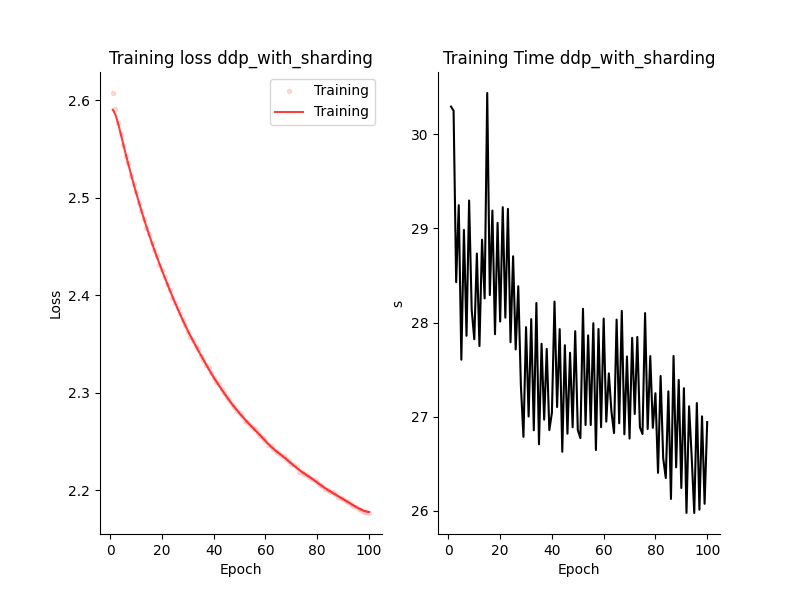

Generate this figure with Python:
import os
from datetime import datetime
import argparse
import torch.multiprocessing as mp
import torchvision
import torchvision.transforms as transforms
import torch
import torch.nn as nn
import torch.distributed as dist
from apex.parallel import DistributedDataParallel as DDP
from apex import amp
from ResNet import Bottleneck, ResNet, ResNet50
from time import time
import numpy as np
import matplotlib.pyplot as plt
from visualizer import *
from fairscale.nn.data_parallel import ShardedDataParallel as ShardedDDP
from fairscale.optim.oss import OSS

def plot(means, stds, labels, fig_name):
    fig, ax = plt.subplots()
    ax.bar(np.arange(len(means)), means, yerr=stds,
           align='center', alpha=0.5, ecolor='red', capsize=10, width=0.6)
    ax.set_ylabel('ResNet50 Execution Time (Second)')
    ax.set_xticks(np.arange(len(means)))
    ax.set_xticklabels(labels)
    ax.yaxis.grid(True)
    plt.tight_layout()
    plt.savefig(fig_name)
    plt.show()


def main():
    parser = argparse.ArgumentParser()
    parser.add_argument('-n', '--nodes', default=1, type=int, metavar='N',
                        help='number of data loading workers (default: 4)')
    parser.add_argument('-g', '--gpus', default=1, type=int,
                        help='number of gpus per node')
    parser.add_argument('-nr', '--nr', default=0, type=int,
                        help='ranking within the nodes')
    parser.add_argument('--epochs', default=2, type=int, metavar='N',
                        help='number of total epochs to run')
    args = parser.parse_args()
    args.world_size = args.gpus * args.nodes
    os.environ['MASTER_ADDR'] = 'localhost'
    os.environ['MASTER_PORT'] = '8888'
    mp.spawn(train, nprocs=args.gpus, args=(args,))


def train(gpu, args):
    rank = args.nr * args.gpus + gpu
    dist.init_process_group(
        backend='nccl',
        init_method='env://',
        world_size=args.world_size,
        rank=rank)
    torch.manual_seed(0)
    model = ResNet50(10)
    torch.cuda.set_device(gpu)
    model.cuda(gpu)
    batch_size = 120
    # define loss function (criterion) and optimizer
    criterion = nn.CrossEntropyLoss().cuda(gpu)
    base_optimizer_arguments = { "lr": 1e-4,"momentum":0.9}
    base_optimizer = torch.optim.SGD
    optimizer = OSS(params=model.parameters(),optim=base_optimizer,**base_optimizer_arguments)
    optimizer.consolidate_state_dict()
    # Wrap the model
    
    # model = ShardedDDP(model, optimizer)
    
    model, optimizer = amp.initialize(model, optimizer, opt_level='O2')
    
    model = DDP(model)
    # Data loading code
    transform = transforms.Compose([transforms.ToTensor(),transforms.Normalize((0.5, 0.5, 0.5), (0.5, 0.5, 0.5))])
    train_dataset = torchvision.datasets.CIFAR10(root='data/',
                                             train=True,
                                             download=True,
                                             transform=transform)
    train_sampler = torch.utils.data.distributed.DistributedSampler(
        train_dataset,
        num_replicas=args.world_size,
        rank=rank)
    train_loader = torch.utils.data.DataLoader(
        dataset=train_dataset,
        batch_size=batch_size,
        shuffle=False,
        num_workers=0,
        pin_memory=True,
        sampler=train_sampler
    )

    start = datetime.now()
    total_step = len(train_loader)
    train_losses = []
    training_times = []
    for epoch in range(args.epochs):
        t1 = time()
        epoch_train_losses = []
        for i, (images, labels) in enumerate(train_loader):
            images = images.cuda(non_blocking=True)
            labels = labels.cuda(non_blocking=True)
            # Forward pass
            outputs = model(images)
            loss = criterion(outputs, labels)
            loss_value = loss.item()
            epoch_train_losses.append(loss_value)
            # Backward and optimize
            optimizer.zero_grad()
            with amp.scale_loss(loss, optimizer) as scaled_loss:
                scaled_loss.backward()
            optimizer.step()
            
            if (i + 1) % 100 == 0 and gpu == 0:
                print('Epoch [{}/{}], Step [{}/{}], Loss: {:.4f}'.format(
                    epoch + 1,
                    args.epochs,
                    i + 1,
                    total_step,
                    loss.item())
                )
        t2 = time()
        training_times.append(t2-t1)
        train_losses.append(np.mean(epoch_train_losses))
    if gpu == 0:
        means = np.mean(training_times)
        stds = np.std(training_times)
        plot([means],[stds], ['DDP with 4 GPUs'],'ddp_withshariding_mean_time.png') 
        plot_training_no_val(train_losses,training_times, setup = 'ddp_with_sharding')
        # print(train_losses)
        # plt.savefig('books_read.png')
        print("Training complete in: " + str(datetime.now() - start))
        print("Training Time Mean: " + str(np.mean(training_times)))
        # print(training_times)


if __name__ == '__main__':
    main()